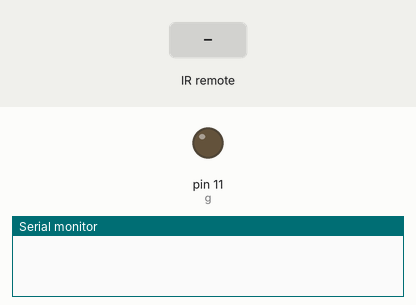
Recording of a sketch running on a simulated Arduino Uno, built with avr-gcc and run on an emulated ATmega328P. Shown: output pins drawn as LEDs (lit = HIGH), the last lines printed to the serial monitor. The test bench sets the inputs (shaded band).

Above: at 1.2 s.
1.3 s: infrared code 0xFD00FF received
At 1.9 s:
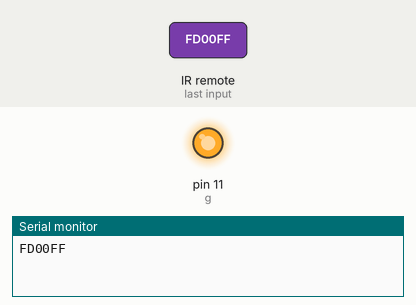
Timing chart, 0 to 4.3 s (numbered marks = the images above; inputs shaded):
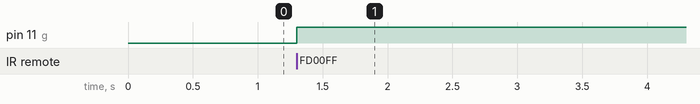

Measured:
- after the input at 1.3 s, pin 11 (g): LOW → HIGH at once

The sketch:

14_project.ino
```cpp
#include <IRremote.h>
int RECV_PIN = 10;
int g = 11;
bool green = LOW;
IRrecv irrecv(RECV_PIN);
decode_results result;
void setup() {
  pinMode(g, OUTPUT);
  Serial.begin(9600);
  irrecv.enableIRIn();
}
void loop() {
  if(irrecv.decode(&result)){
    Serial.println(result.value, HEX);
    if(result.value == 0xFD00FF) {
      green = !green;
      digitalWrite(g, green);
    }
    irrecv.resume();
  }
}
```
